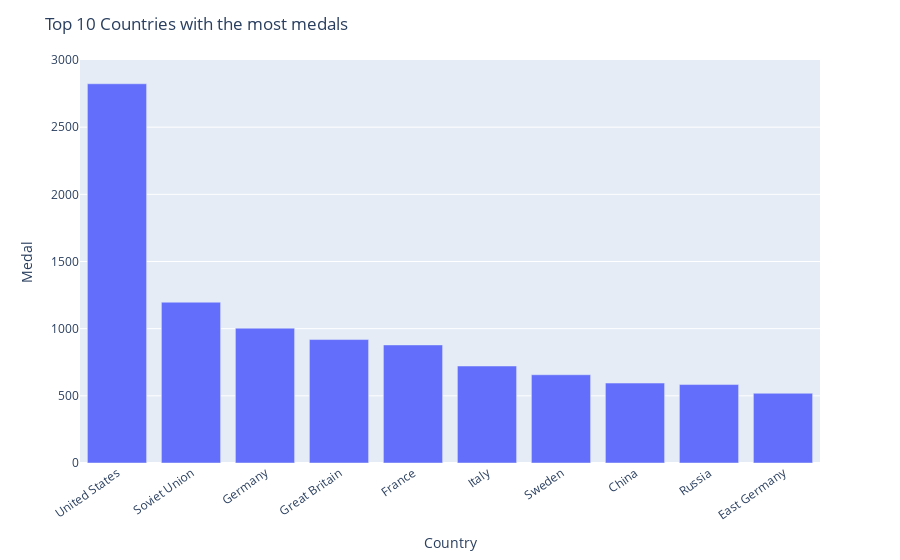

The cell this chart's notebook holds for it:
### Code cell
import plotly_express as px

fig = px.bar(top_10, x='Country', y='Medal')
fig.update_layout(title='Top 10 Countries with the most medals')
fig.update_xaxes(tickangle=-35)
fig.update_yaxes(range=[0, 3_000])
fig.show()

### Figure 1 — Plotly figure (JSON) as saved in the notebook; plotly's stock layout.template omitted (floating-point values rounded to 4 significant figures)
{"data": [{"alignmentgroup": "True", "hovertemplate": "Country=%{x}<br>Medal=%{y}<extra></extra>", "legendgroup": "", "marker": {"color": "#636efa", "pattern": {"shape": ""}}, "name": "", "offsetgroup": "", "orientation": "v", "showlegend": false, "textposition": "auto", "type": "bar", "x": ["United States", "Soviet Union", "Germany", "Great Britain", "France", "Italy", "Sweden", "China", "Russia", "East Germany"], "xaxis": "x", "y": [2823, 1197, 1004, 919, 879, 722, 657, 595, 584, 519], "yaxis": "y"}], "layout": {"barmode": "relative", "legend": {"tracegroupgap": 0}, "margin": {"t": 60}, "title": {"text": "Top 10 Countries with the most medals"}, "xaxis": {"anchor": "y", "domain": [0, 1], "tickangle": -35, "title": {"text": "Country"}}, "yaxis": {"anchor": "x", "domain": [0, 1], "range": [0, 3000], "title": {"text": "Medal"}}}}
